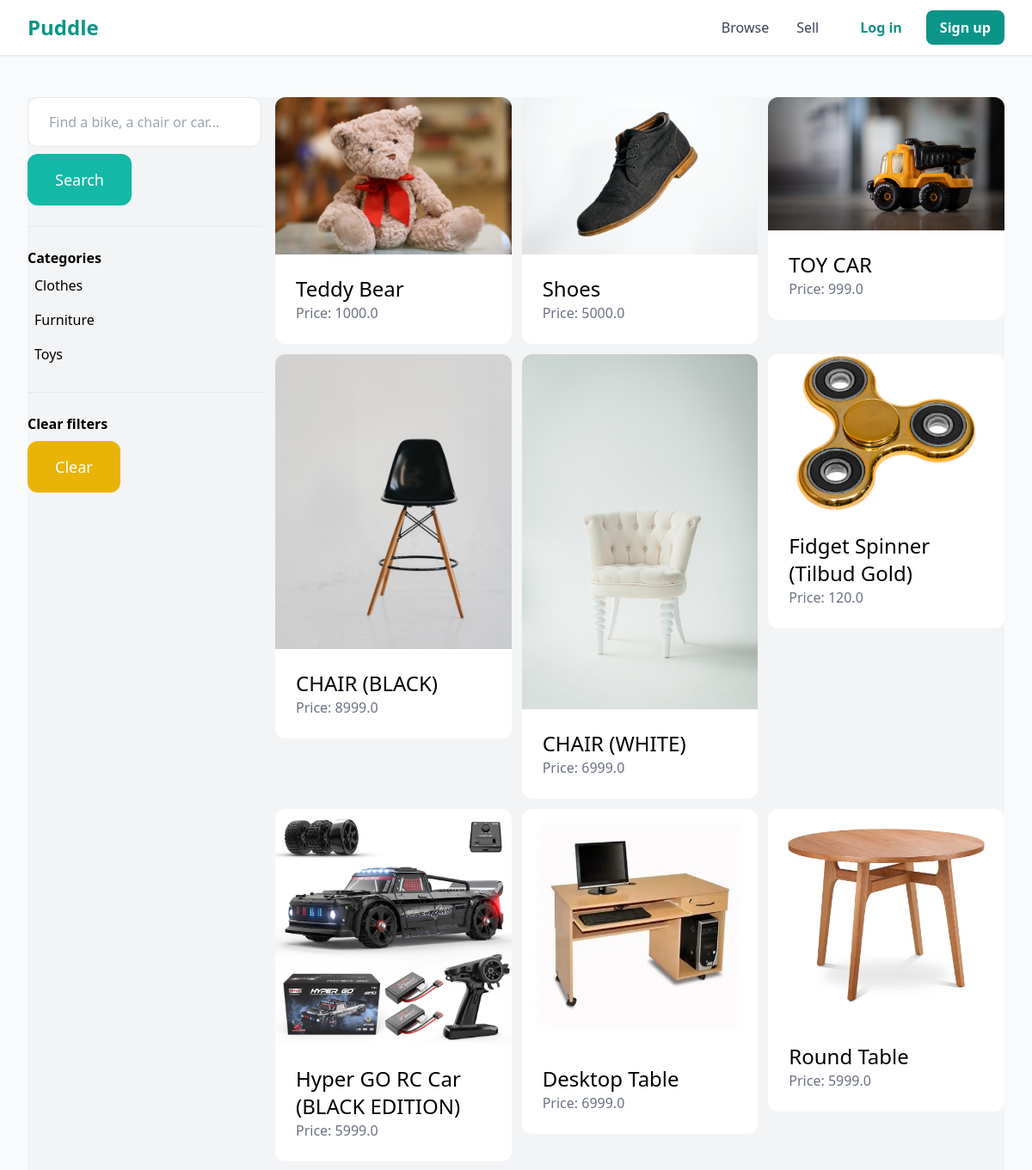
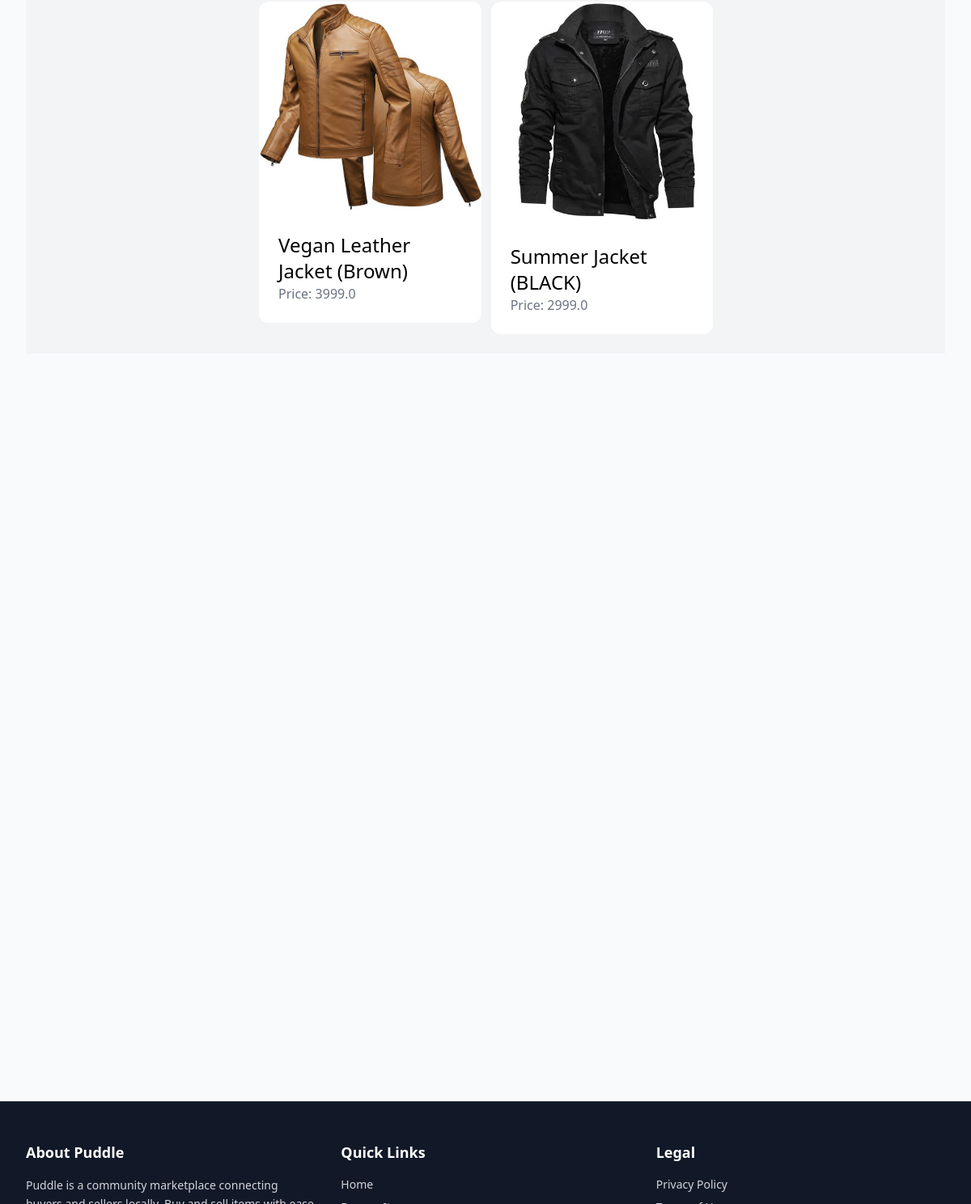
The app's page /items/ with its own data (2 pictures, top to bottom).
### item/models.py (models this page shows, shortened)
class Category(models.Model):
    name = models.CharField(max_length=255)
    class Meta:
        ordering = ('name',)
        verbose_name_plural = 'Categories'

class Item(models.Model):
    category = models.ForeignKey(Category, related_name='items', on_delete=models.CASCADE)
    name = models.CharField(max_length=255)
    description = models.TextField(blank=True, null=True)
    price = models.FloatField()
    image = models.ImageField(upload_to='item_images', blank=True, null=True)
    is_sold = models.BooleanField(default=False)
    created_by = models.ForeignKey(User, related_name='items', on_delete=models.CASCADE)
    created_at = models.DateTimeField(auto_now_add=True)

### item/views.py (the view)
# urls.py: path('', views.items, name='items'),
def items(request):
    query = request.GET.get('query', '')
    category_id = request.GET.get('category', 0)
    categories = Category.objects.all()
    items = Item.objects.filter(is_sold=False)
    if category_id:
        items = items.filter(category_id=category_id)
    if query:
        items = items.filter(Q(name__icontains=query) | Q(description__icontains=query))
    return render(request, 'item/items.html', {
        'items': items,
        'query': query,
        'categories': categories,
        'category_id': int(category_id)
    })

### item/templates/item/items.html (shortened to what this page needs)
{% extends 'core/base.html' %}
{% block content %}
    <div class="pb-6 grid grid-cols-4 gap-4 bg-gray-100">
        <div class="col-span-1">
            <form method="get" action="{% url 'item:items' %}">
                <input name="query" class="w-full py-4 px-6 border rounded-xl" type="text" value="{{ query }}" placeholder="Find a bike, a chair or car...">
                <button class="mt-2 py-4 px-8 text-lg bg-teal-500 text-white rounded-xl">Search</button>
            </form>
            <hr class="my-6">
            <p class="font-semibold">Categories</p>
            <ul>
                {% for category in categories %}
                    <li class="py-2 px-2 rounded-xl{% if category.id == category_id %} bg-gray-200{% endif %}">
                        <a href="{% url 'item:items' %}?query={{ query }}&category={{ category.id }}">{{ category.name }}</a>
                    </li>
                {% endfor %}
            </ul>
            <hr class="my-6">
            <p class="font-semibold">Clear filters</p>
            <ul>
                <li><a href="{% url 'item:items' %}" class="mt-2 py-4 px-8 inline-block bg-yellow-500 text-lg rounded-xl text-white">Clear</a>
        </div>
        <div class="col-span-3">
            <div class="grid grid-cols-3 gap-3">
                {% for item in items %}
                    <div>
                        <a href="{% url 'item:detail' item.id %}">
                            <div>
                                <img src="{{ item.image.url }}" class="rounded-t-xl">
                            </div>
                            <div class="p-6 bg-white rounded-b-xl">
                                <h2 class="text-2xl">{{ item.name }}</h2>
                                <p class="text-gray-500">Price: {{ item.price }}</p>
                            </div>
                        </a>
                    </div>
                {% endfor %}
            </div>
        </div>
    </div>
{% endblock %}

### records on screen
Category: name "Clothes"
Category: name "Furniture"
Category: name "Toys"
Item: image (picture), name "Teddy Bear", price "1000.0"
Item: image (picture), name "Shoes", price "5000.0"
Item: image (picture), name "TOY CAR", price "999.0"
Item: image (picture), name "CHAIR (BLACK)", price "8999.0"
Item: image (picture), name "CHAIR (WHITE)", price "6999.0"
Item: image (picture), name "Fidget Spinner (Tilbud Gold)", price "120.0"
Item: image (picture), name "Hyper GO RC Car (BLACK EDITION)", price "5999.0"
Item: image (picture), name "Desktop Table", price "6999.0"
Item: image (picture), name "Round Table", price "5999.0"
Item: image (picture), name "Vegan Leather Jacket (Brown)", price "3999.0"
Item: image (picture), name "Summer Jacket (BLACK)", price "2999.0"
